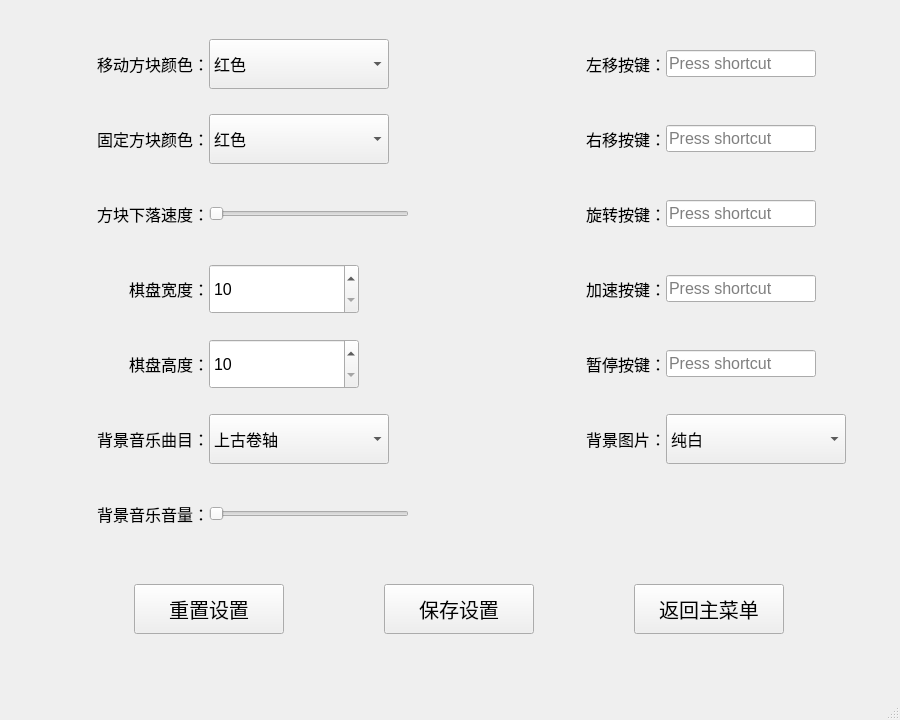
<?xml version="1.0" encoding="UTF-8"?>
<ui version="4.0">
 <class>SettingsWindow</class>
 <widget class="QMainWindow" name="SettingsWindow">
  <property name="geometry">
   <rect>
    <x>0</x>
    <y>0</y>
    <width>900</width>
    <height>720</height>
   </rect>
  </property>
  <property name="sizePolicy">
   <sizepolicy hsizetype="Fixed" vsizetype="Fixed">
    <horstretch>0</horstretch>
    <verstretch>0</verstretch>
   </sizepolicy>
  </property>
  <property name="minimumSize">
   <size>
    <width>900</width>
    <height>720</height>
   </size>
  </property>
  <property name="maximumSize">
   <size>
    <width>900</width>
    <height>720</height>
   </size>
  </property>
  <property name="windowTitle">
   <string>MainWindow</string>
  </property>
  <widget class="QWidget" name="centralwidget">
   <property name="minimumSize">
    <size>
     <width>900</width>
     <height>720</height>
    </size>
   </property>
   <property name="maximumSize">
    <size>
     <width>900</width>
     <height>720</height>
    </size>
   </property>
   <property name="baseSize">
    <size>
     <width>0</width>
     <height>0</height>
    </size>
   </property>
   <layout class="QVBoxLayout" name="verticalLayout_2">
    <item>
     <widget class="QWidget" name="settingsWidget" native="true">
      <widget class="QWidget" name="widget" native="true">
       <property name="geometry">
        <rect>
         <x>0</x>
         <y>-20</y>
         <width>858</width>
         <height>571</height>
        </rect>
       </property>
       <layout class="QHBoxLayout" name="horizontalLayout">
        <item>
         <widget class="QWidget" name="widget_1" native="true">
          <widget class="QComboBox" name="movingBlockColorComboBox">
           <property name="geometry">
            <rect>
             <x>200</x>
             <y>50</y>
             <width>180</width>
             <height>50</height>
            </rect>
           </property>
           <property name="sizePolicy">
            <sizepolicy hsizetype="Preferred" vsizetype="Preferred">
             <horstretch>0</horstretch>
             <verstretch>0</verstretch>
            </sizepolicy>
           </property>
           <property name="font">
            <font>
             <pointsize>12</pointsize>
            </font>
           </property>
           <item>
            <property name="text">
             <string>红色</string>
            </property>
           </item>
           <item>
            <property name="text">
             <string>橙色</string>
            </property>
           </item>
           <item>
            <property name="text">
             <string>黄色</string>
            </property>
           </item>
           <item>
            <property name="text">
             <string>绿色</string>
            </property>
           </item>
           <item>
            <property name="text">
             <string>蓝色</string>
            </property>
           </item>
           <item>
            <property name="text">
             <string>粉色</string>
            </property>
           </item>
           <item>
            <property name="text">
             <string>紫色</string>
            </property>
           </item>
          </widget>
          <widget class="QComboBox" name="fixedBlockColorComboBox">
           <property name="geometry">
            <rect>
             <x>200</x>
             <y>125</y>
             <width>180</width>
             <height>50</height>
            </rect>
           </property>
           <property name="sizePolicy">
            <sizepolicy hsizetype="Preferred" vsizetype="Preferred">
             <horstretch>0</horstretch>
             <verstretch>0</verstretch>
            </sizepolicy>
           </property>
           <property name="font">
            <font>
             <pointsize>12</pointsize>
            </font>
           </property>
           <item>
            <property name="text">
             <string>红色</string>
            </property>
           </item>
           <item>
            <property name="text">
             <string>橙色</string>
            </property>
           </item>
           <item>
            <property name="text">
             <string>黄色</string>
            </property>
           </item>
           <item>
            <property name="text">
             <string>绿色</string>
            </property>
           </item>
           <item>
            <property name="text">
             <string>蓝色</string>
            </property>
           </item>
           <item>
            <property name="text">
             <string>粉色</string>
            </property>
           </item>
           <item>
            <property name="text">
             <string>紫色</string>
            </property>
           </item>
          </widget>
          <widget class="QLabel" name="fixedBlockColorLabel">
           <property name="geometry">
            <rect>
             <x>50</x>
             <y>125</y>
             <width>150</width>
             <height>50</height>
            </rect>
           </property>
           <property name="font">
            <font>
             <pointsize>12</pointsize>
            </font>
           </property>
           <property name="text">
            <string>固定方块颜色：</string>
           </property>
           <property name="alignment">
            <set>Qt::AlignRight|Qt::AlignTrailing|Qt::AlignVCenter</set>
           </property>
          </widget>
          <widget class="QSpinBox" name="widthSpinBox">
           <property name="geometry">
            <rect>
             <x>200</x>
             <y>275</y>
             <width>150</width>
             <height>50</height>
            </rect>
           </property>
           <property name="font">
            <font>
             <pointsize>12</pointsize>
            </font>
           </property>
           <property name="minimum">
            <number>10</number>
           </property>
           <property name="maximum">
            <number>25</number>
           </property>
          </widget>
          <widget class="QSpinBox" name="heightSpinBox">
           <property name="geometry">
            <rect>
             <x>200</x>
             <y>350</y>
             <width>150</width>
             <height>50</height>
            </rect>
           </property>
           <property name="font">
            <font>
             <pointsize>12</pointsize>
            </font>
           </property>
           <property name="minimum">
            <number>10</number>
           </property>
           <property name="maximum">
            <number>30</number>
           </property>
          </widget>
          <widget class="QLabel" name="movingBlockColorLabel">
           <property name="geometry">
            <rect>
             <x>50</x>
             <y>50</y>
             <width>150</width>
             <height>50</height>
            </rect>
           </property>
           <property name="font">
            <font>
             <pointsize>12</pointsize>
            </font>
           </property>
           <property name="text">
            <string>移动方块颜色：</string>
           </property>
           <property name="alignment">
            <set>Qt::AlignRight|Qt::AlignTrailing|Qt::AlignVCenter</set>
           </property>
          </widget>
          <widget class="QLabel" name="widthLabel">
           <property name="geometry">
            <rect>
             <x>50</x>
             <y>275</y>
             <width>150</width>
             <height>50</height>
            </rect>
           </property>
           <property name="font">
            <font>
             <pointsize>12</pointsize>
            </font>
           </property>
           <property name="text">
            <string>棋盘宽度：</string>
           </property>
           <property name="alignment">
            <set>Qt::AlignRight|Qt::AlignTrailing|Qt::AlignVCenter</set>
           </property>
          </widget>
          <widget class="QLabel" name="heightLabel">
           <property name="geometry">
            <rect>
             <x>50</x>
             <y>350</y>
             <width>150</width>
             <height>50</height>
            </rect>
           </property>
           <property name="font">
            <font>
             <pointsize>12</pointsize>
            </font>
           </property>
           <property name="text">
            <string>棋盘高度：</string>
           </property>
           <property name="alignment">
            <set>Qt::AlignRight|Qt::AlignTrailing|Qt::AlignVCenter</set>
           </property>
          </widget>
          <widget class="QLabel" name="blockSpeedLabel">
           <property name="geometry">
            <rect>
             <x>50</x>
             <y>200</y>
             <width>150</width>
             <height>50</height>
            </rect>
           </property>
           <property name="font">
            <font>
             <pointsize>12</pointsize>
            </font>
           </property>
           <property name="text">
            <string>方块下落速度：</string>
           </property>
           <property name="alignment">
            <set>Qt::AlignRight|Qt::AlignTrailing|Qt::AlignVCenter</set>
           </property>
          </widget>
          <widget class="QLabel" name="musicChoiceLabel">
           <property name="geometry">
            <rect>
             <x>50</x>
             <y>425</y>
             <width>150</width>
             <height>50</height>
            </rect>
           </property>
           <property name="font">
            <font>
             <pointsize>12</pointsize>
            </font>
           </property>
           <property name="text">
            <string>背景音乐曲目：</string>
           </property>
           <property name="alignment">
            <set>Qt::AlignRight|Qt::AlignTrailing|Qt::AlignVCenter</set>
           </property>
          </widget>
          <widget class="QLabel" name="musicVolumeLabel">
           <property name="geometry">
            <rect>
             <x>50</x>
             <y>500</y>
             <width>150</width>
             <height>50</height>
            </rect>
           </property>
           <property name="font">
            <font>
             <pointsize>12</pointsize>
            </font>
           </property>
           <property name="text">
            <string>背景音乐音量：</string>
           </property>
           <property name="alignment">
            <set>Qt::AlignRight|Qt::AlignTrailing|Qt::AlignVCenter</set>
           </property>
          </widget>
          <widget class="QSlider" name="musicVolumeSlider">
           <property name="geometry">
            <rect>
             <x>200</x>
             <y>500</y>
             <width>200</width>
             <height>50</height>
            </rect>
           </property>
           <property name="toolTip">
            <string/>
           </property>
           <property name="maximum">
            <number>100</number>
           </property>
           <property name="tracking">
            <bool>true</bool>
           </property>
           <property name="orientation">
            <enum>Qt::Horizontal</enum>
           </property>
          </widget>
          <widget class="QComboBox" name="musicChoiceComboBox">
           <property name="geometry">
            <rect>
             <x>200</x>
             <y>425</y>
             <width>180</width>
             <height>50</height>
            </rect>
           </property>
           <property name="sizePolicy">
            <sizepolicy hsizetype="Preferred" vsizetype="Preferred">
             <horstretch>0</horstretch>
             <verstretch>0</verstretch>
            </sizepolicy>
           </property>
           <property name="font">
            <font>
             <pointsize>12</pointsize>
            </font>
           </property>
           <item>
            <property name="text">
             <string>上古卷轴</string>
            </property>
           </item>
           <item>
            <property name="text">
             <string>植物大战僵尸</string>
            </property>
           </item>
          </widget>
          <widget class="QSlider" name="blockSpeedSlider">
           <property name="geometry">
            <rect>
             <x>200</x>
             <y>200</y>
             <width>200</width>
             <height>50</height>
            </rect>
           </property>
           <property name="minimum">
            <number>5</number>
           </property>
           <property name="maximum">
            <number>30</number>
           </property>
           <property name="value">
            <number>5</number>
           </property>
           <property name="tracking">
            <bool>true</bool>
           </property>
           <property name="orientation">
            <enum>Qt::Horizontal</enum>
           </property>
          </widget>
         </widget>
        </item>
        <item>
         <widget class="QWidget" name="widget_2" native="true">
          <widget class="QKeySequenceEdit" name="rorateKeyEdit">
           <property name="geometry">
            <rect>
             <x>225</x>
             <y>200</y>
             <width>150</width>
             <height>50</height>
            </rect>
           </property>
           <property name="sizePolicy">
            <sizepolicy hsizetype="Preferred" vsizetype="Preferred">
             <horstretch>0</horstretch>
             <verstretch>0</verstretch>
            </sizepolicy>
           </property>
           <property name="font">
            <font>
             <pointsize>12</pointsize>
            </font>
           </property>
          </widget>
          <widget class="QKeySequenceEdit" name="moveLeftKeyEdit">
           <property name="geometry">
            <rect>
             <x>225</x>
             <y>50</y>
             <width>150</width>
             <height>50</height>
            </rect>
           </property>
           <property name="sizePolicy">
            <sizepolicy hsizetype="Preferred" vsizetype="Fixed">
             <horstretch>0</horstretch>
             <verstretch>0</verstretch>
            </sizepolicy>
           </property>
           <property name="font">
            <font>
             <pointsize>12</pointsize>
            </font>
           </property>
          </widget>
          <widget class="QKeySequenceEdit" name="moveRightKeyEdit">
           <property name="geometry">
            <rect>
             <x>225</x>
             <y>125</y>
             <width>150</width>
             <height>50</height>
            </rect>
           </property>
           <property name="sizePolicy">
            <sizepolicy hsizetype="Preferred" vsizetype="Fixed">
             <horstretch>0</horstretch>
             <verstretch>0</verstretch>
            </sizepolicy>
           </property>
           <property name="font">
            <font>
             <pointsize>12</pointsize>
            </font>
           </property>
          </widget>
          <widget class="QLabel" name="moveLeftLabel">
           <property name="geometry">
            <rect>
             <x>75</x>
             <y>50</y>
             <width>150</width>
             <height>50</height>
            </rect>
           </property>
           <property name="font">
            <font>
             <pointsize>12</pointsize>
            </font>
           </property>
           <property name="text">
            <string>左移按键：</string>
           </property>
           <property name="alignment">
            <set>Qt::AlignRight|Qt::AlignTrailing|Qt::AlignVCenter</set>
           </property>
          </widget>
          <widget class="QLabel" name="moveRightLabel">
           <property name="geometry">
            <rect>
             <x>75</x>
             <y>125</y>
             <width>150</width>
             <height>50</height>
            </rect>
           </property>
           <property name="font">
            <font>
             <pointsize>12</pointsize>
            </font>
           </property>
           <property name="text">
            <string>右移按键：</string>
           </property>
           <property name="alignment">
            <set>Qt::AlignRight|Qt::AlignTrailing|Qt::AlignVCenter</set>
           </property>
          </widget>
          <widget class="QLabel" name="rorateLabel">
           <property name="geometry">
            <rect>
             <x>75</x>
             <y>200</y>
             <width>150</width>
             <height>50</height>
            </rect>
           </property>
           <property name="font">
            <font>
             <pointsize>12</pointsize>
            </font>
           </property>
           <property name="text">
            <string>旋转按键：</string>
           </property>
           <property name="alignment">
            <set>Qt::AlignRight|Qt::AlignTrailing|Qt::AlignVCenter</set>
           </property>
          </widget>
          <widget class="QLabel" name="pauseLabel">
           <property name="geometry">
            <rect>
             <x>75</x>
             <y>350</y>
             <width>150</width>
             <height>50</height>
            </rect>
           </property>
           <property name="font">
            <font>
             <pointsize>12</pointsize>
            </font>
           </property>
           <property name="text">
            <string>暂停按键：</string>
           </property>
           <property name="alignment">
            <set>Qt::AlignRight|Qt::AlignTrailing|Qt::AlignVCenter</set>
           </property>
          </widget>
          <widget class="QLabel" name="quickenLabel">
           <property name="geometry">
            <rect>
             <x>75</x>
             <y>275</y>
             <width>150</width>
             <height>50</height>
            </rect>
           </property>
           <property name="font">
            <font>
             <pointsize>12</pointsize>
            </font>
           </property>
           <property name="text">
            <string>加速按键：</string>
           </property>
           <property name="alignment">
            <set>Qt::AlignRight|Qt::AlignTrailing|Qt::AlignVCenter</set>
           </property>
          </widget>
          <widget class="QLabel" name="pictureChoiceLabel">
           <property name="geometry">
            <rect>
             <x>75</x>
             <y>425</y>
             <width>150</width>
             <height>50</height>
            </rect>
           </property>
           <property name="font">
            <font>
             <pointsize>12</pointsize>
            </font>
           </property>
           <property name="text">
            <string>背景图片：</string>
           </property>
           <property name="alignment">
            <set>Qt::AlignRight|Qt::AlignTrailing|Qt::AlignVCenter</set>
           </property>
          </widget>
          <widget class="QComboBox" name="pictureChoiceComboBox">
           <property name="geometry">
            <rect>
             <x>225</x>
             <y>425</y>
             <width>180</width>
             <height>50</height>
            </rect>
           </property>
           <property name="sizePolicy">
            <sizepolicy hsizetype="Preferred" vsizetype="Preferred">
             <horstretch>0</horstretch>
             <verstretch>0</verstretch>
            </sizepolicy>
           </property>
           <property name="font">
            <font>
             <pointsize>12</pointsize>
            </font>
           </property>
           <item>
            <property name="text">
             <string>纯白</string>
            </property>
           </item>
           <item>
            <property name="text">
             <string>印象 - 日出</string>
            </property>
           </item>
           <item>
            <property name="text">
             <string>印象 - 日落</string>
            </property>
           </item>
           <item>
            <property name="text">
             <string>印象 - 森林</string>
            </property>
           </item>
           <item>
            <property name="text">
             <string>印象 - 沙漠</string>
            </property>
           </item>
           <item>
            <property name="text">
             <string>印象 - 星空</string>
            </property>
           </item>
           <item>
            <property name="text">
             <string>上古卷轴5：天际</string>
            </property>
           </item>
           <item>
            <property name="text">
             <string>植物大战僵尸</string>
            </property>
           </item>
           <item>
            <property name="text">
             <string>苦力怕</string>
            </property>
           </item>
           <item>
            <property name="text">
             <string>你的名字。</string>
            </property>
           </item>
           <item>
            <property name="text">
             <string>泛舟</string>
            </property>
           </item>
          </widget>
          <widget class="QKeySequenceEdit" name="pauseKeyEdit">
           <property name="geometry">
            <rect>
             <x>225</x>
             <y>350</y>
             <width>150</width>
             <height>50</height>
            </rect>
           </property>
           <property name="sizePolicy">
            <sizepolicy hsizetype="Preferred" vsizetype="Preferred">
             <horstretch>0</horstretch>
             <verstretch>0</verstretch>
            </sizepolicy>
           </property>
           <property name="font">
            <font>
             <pointsize>12</pointsize>
            </font>
           </property>
          </widget>
          <widget class="QKeySequenceEdit" name="quickenKeyEdit">
           <property name="geometry">
            <rect>
             <x>225</x>
             <y>275</y>
             <width>150</width>
             <height>50</height>
            </rect>
           </property>
           <property name="sizePolicy">
            <sizepolicy hsizetype="Preferred" vsizetype="Preferred">
             <horstretch>0</horstretch>
             <verstretch>0</verstretch>
            </sizepolicy>
           </property>
           <property name="font">
            <font>
             <pointsize>12</pointsize>
            </font>
           </property>
          </widget>
         </widget>
        </item>
       </layout>
      </widget>
      <widget class="QPushButton" name="saveButton">
       <property name="geometry">
        <rect>
         <x>375</x>
         <y>575</y>
         <width>150</width>
         <height>50</height>
        </rect>
       </property>
       <property name="sizePolicy">
        <sizepolicy hsizetype="Preferred" vsizetype="Preferred">
         <horstretch>0</horstretch>
         <verstretch>0</verstretch>
        </sizepolicy>
       </property>
       <property name="font">
        <font>
         <pointsize>15</pointsize>
        </font>
       </property>
       <property name="text">
        <string>保存设置</string>
       </property>
      </widget>
      <widget class="QPushButton" name="returnToMenuButton">
       <property name="geometry">
        <rect>
         <x>625</x>
         <y>575</y>
         <width>150</width>
         <height>50</height>
        </rect>
       </property>
       <property name="font">
        <font>
         <pointsize>15</pointsize>
        </font>
       </property>
       <property name="text">
        <string>返回主菜单</string>
       </property>
      </widget>
      <widget class="QPushButton" name="resetButton">
       <property name="geometry">
        <rect>
         <x>125</x>
         <y>575</y>
         <width>150</width>
         <height>50</height>
        </rect>
       </property>
       <property name="sizePolicy">
        <sizepolicy hsizetype="Preferred" vsizetype="Preferred">
         <horstretch>0</horstretch>
         <verstretch>0</verstretch>
        </sizepolicy>
       </property>
       <property name="font">
        <font>
         <pointsize>15</pointsize>
        </font>
       </property>
       <property name="text">
        <string>重置设置</string>
       </property>
      </widget>
     </widget>
    </item>
   </layout>
  </widget>
  <widget class="QMenuBar" name="menubar">
   <property name="geometry">
    <rect>
     <x>0</x>
     <y>0</y>
     <width>900</width>
     <height>25</height>
    </rect>
   </property>
  </widget>
  <widget class="QStatusBar" name="statusbar"/>
 </widget>
 <resources/>
 <connections/>
</ui>
